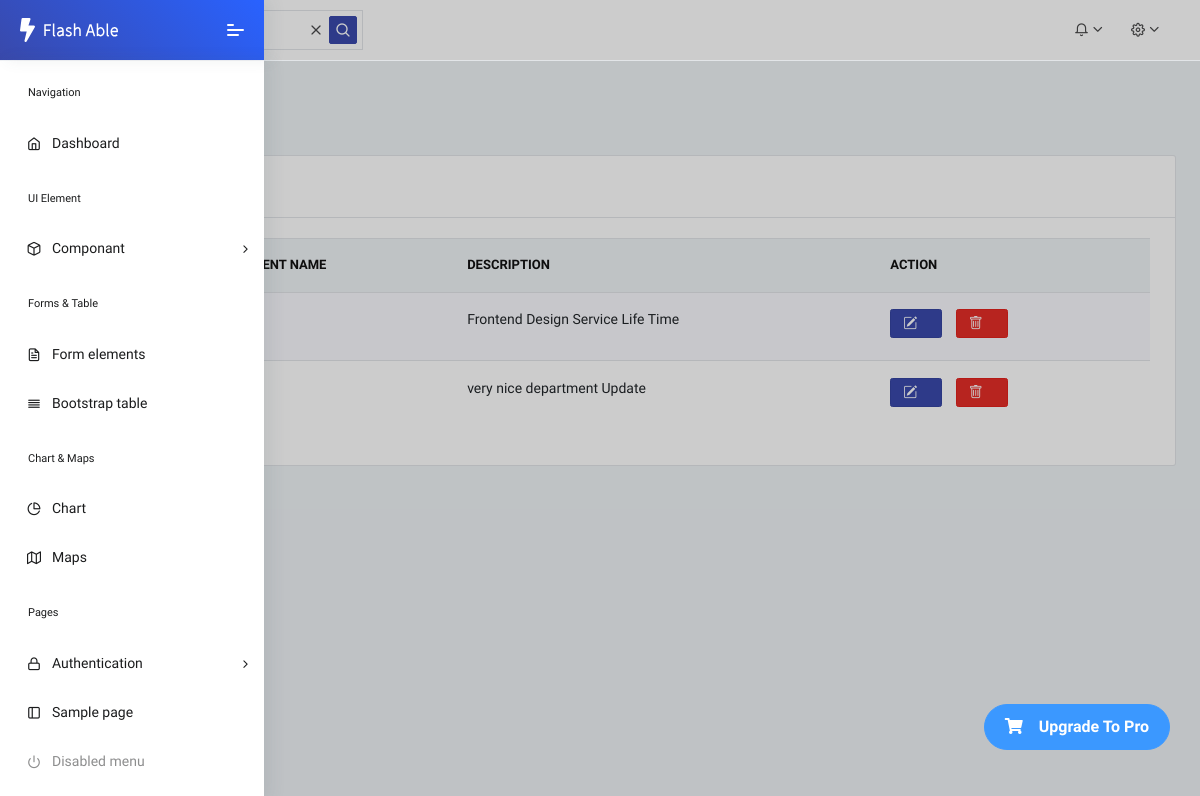
The page /list_department/ on the database as committed earlier.
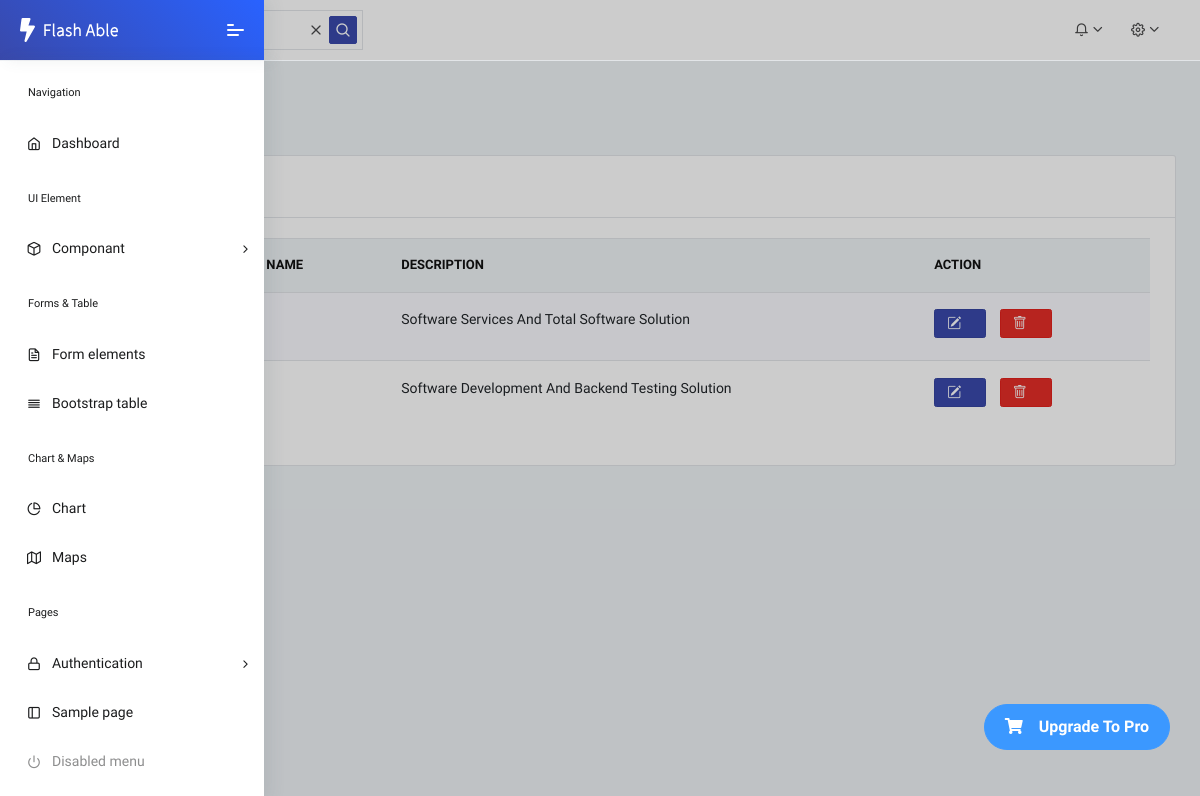
The same page on the database as committed later.
### core/models.py (models this page shows, shortened)
class Department(models.Model):
    name = models.CharField(max_length=100)
    description = models.TextField(blank=True)

### core/views.py (the view)
# urls.py: path('list_department/', views.list_department, name='list_department'),
def list_department(request):
     d_all = Department.objects.all()
     contaxt = {
         'd_all' : d_all
     }
     return render(request,'department/Department_list.html',contaxt)

### core/templates/department/Department_list.html (shortened to what this page needs)
{% extends 'dashboard/Admin_Dashboard.html' %}
{% load static %}
{% block mein %}
<div class="pcoded-main-container">
    <div class="pcoded-wrapper">
        <div class="pcoded-content">
            <div class="pcoded-inner-content">
                <div class="main-body">
                    <div class="page-wrapper">
                        <div class="page-header">
                            <div class="page-block">
                                <div class="row align-items-center">
                                    <div class="col-md-12">
                                        <div class="page-header-title">
                                            <h5 class="m-b-10">Department</h5>
                                        </div>
                                        <ul class="breadcrumb">
                                            <li class="breadcrumb-item"><a href="index.html"></a></li>
                                            <li class="breadcrumb-item"><a href="#!">Department List</a></li>
                                        </ul>
                                    </div>
                                </div>
                            </div>
                        </div>
                        <div class="row">
                             <div class="col-xl-12">
                                <div class="card">
                                    <div class="card-header">
                                        <h5>Striped Table</h5>
                                    </div>
                                    <div class="card-body table-border-style">
                                        <div class="table-responsive">
                                            <table class="table table-striped">
                                                <thead>
                                                    <tr>
                                                        <th>#</th>
                                                        <th>Department Name</th>
                                                        <th>Description</th>
                                                        <th>Action</th>
                                                    </tr>
                                                </thead>
                                                <tbody>
                                                    {% for department in d_all %}
                                                    <tr>
                                                        <td>{{department.id}}</td>
                                                        <td>{{department.name}}</td>
                                                        <td>{{department.description}}</td>
                                                        <td>
                                                            <a href="{%  url 'edit-department' pk=department.id %}" class="btn btn-sm btn-primary">
                                                                <i class="bi bi-pencil-square"></i>
                                                            </a>
                                                            <a href="{% url 'delete-department' pk=department.id %}" class="btn btn-sm btn-danger">
                                                                <i class="bi bi-trash"></i>
                                                            </a>
                                                        </td>
                                                    </tr>
                                                    {% endfor %}
                                                </tbody>
                                            </table>
                                        </div>
                                    </div>
                                </div>
                            </div>
                        </div>
                    </div>
                </div>
            </div>
        </div>
    </div>
</div>
{% endblock %}

Rows that differ between the two databases and show on the page:
removed Department: description "Frontend Design Service Life Time"
removed Department: description "very nice department Update"
added Department: description "Software Services And Total Software Solution"
added Department: description "Software Development And Backend Testing Solution"
